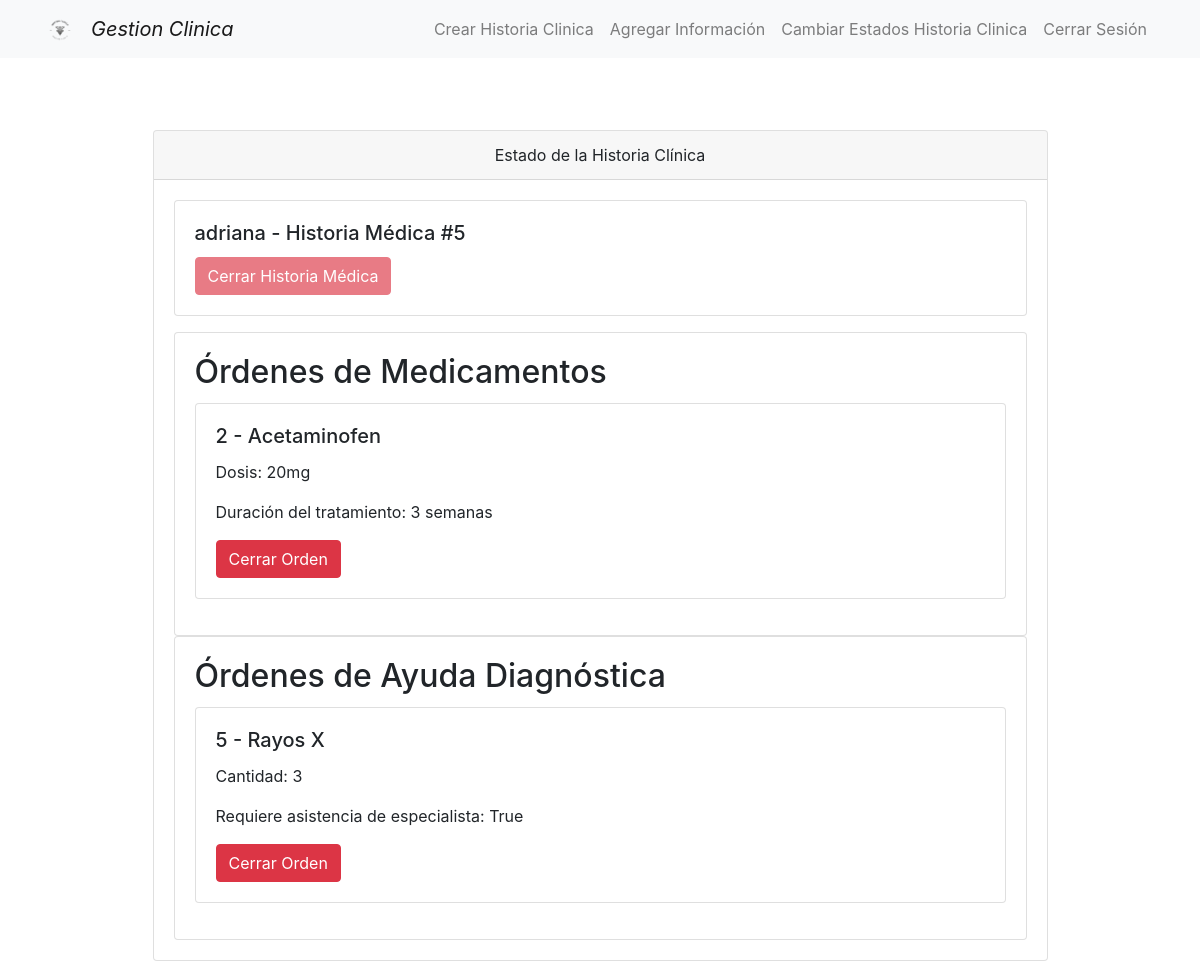
The page /home/medicos/estado_historia/5/ on the database as committed earlier.
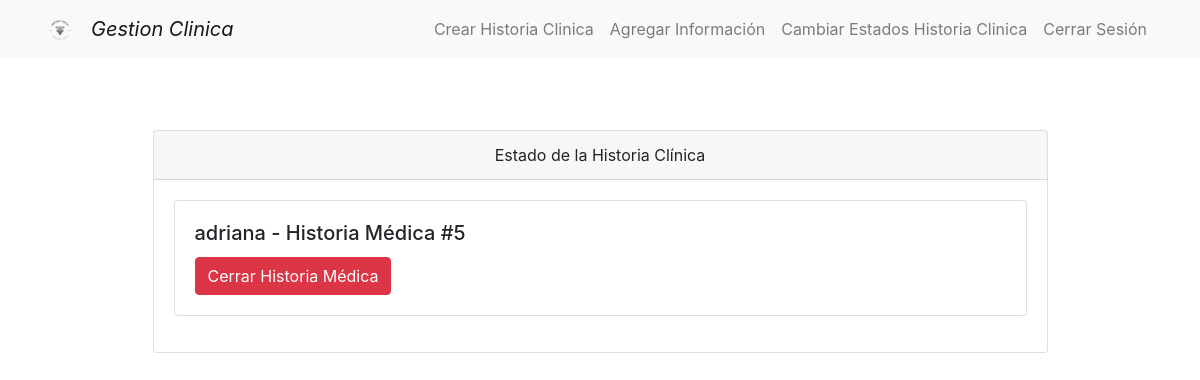
The same page on the database as committed later.
### personaladministrativo/models.py (models this page shows, shortened)
class Paciente(models.Model):
    numero_identificacion = models.CharField(max_length=10, unique=True)
    nombre_completo = models.CharField(max_length=200)
    fecha_nacimiento = models.DateField()
    genero = models.CharField(max_length=10)
    direccion = models.CharField(max_length=200)
    numero_telefono = models.CharField(max_length=10)
    correo_electronico = models.EmailField(blank=True, null=True)
    nombre_contacto_emergencia = models.CharField(max_length=200)
    relacion_contacto_emergencia = models.CharField(max_length=50)
    numero_telefono_emergencia = models.CharField(max_length=10)
    nombre_compania_seguro = models.CharField(max_length=100)
    numero_poliza_seguro = models.CharField(max_length=50)
    estado_poliza_seguro = models.BooleanField()
    copagos_acumulados = models.DecimalField(max_digits=10, decimal_places=2, default=0)

### medicos/models.py (models this page shows, shortened)
class HistoriaClinica(models.Model):
    fecha = models.DateField(default=timezone.now)
    medico = models.ForeignKey(Usuario, on_delete=models.CASCADE)  # Cédula del médico
    paciente = models.ForeignKey(Paciente, on_delete=models.CASCADE)  # Cédula del paciente
    motivo_consulta = models.TextField()
    sintomatologia = models.TextField()
    diagnostico = models.TextField()
    ordenes = models.ManyToManyField('Orden', related_name='historias_clinicas')
    cerrada = models.BooleanField(default=False)
    pagada = models.BooleanField(default=False)

class OrdenMedicamento(models.Model):
    orden = models.ForeignKey(Orden, on_delete=models.CASCADE, related_name='medicamentos')
    numero_item = models.PositiveIntegerField()  # Número de ítem dentro de la orden
    nombre_medicamento = models.CharField(max_length=200)
    dosis = models.CharField(max_length=50)
    duracion_tratamiento = models.CharField(max_length=50)
    costo = models.DecimalField(max_digits=10, decimal_places=2)
    cerrada = models.BooleanField(default=False)

class OrdenAyudaDiagnostica(models.Model):
    orden = models.ForeignKey(Orden, verbose_name=("Ayuda diagnostica"), on_delete=models.CASCADE)
    nombre_ayuda_diagnostica = models.CharField(max_length=200)
    cantidad = models.IntegerField(verbose_name="cantidad")
    requiere_asistencia_especialista = models.BooleanField()
    resultados = models.CharField(max_length=2000,blank=True)
    costo = models.DecimalField(max_digits=10, decimal_places=2,default=50000)
    cerrada = models.BooleanField(default=False)

### medicos/views.py (the view, shortened to what this page needs)
# urls.py: path('home/medicos/estado_historia/', views.buscar_estado_historia, name='buscar_estado_historia'),
def estado_historia(request, id_historia_medica):
    historia_clinica = HistoriaClinica.objects.get(id=id_historia_medica)
    paciente_nombre = historia_clinica.paciente.nombre_completo
    ordenes_medicamentos = historia_clinica.ordenes.filter(tipo_orden='medicamento', cerrada=False)
    ordenes_procedimientos = historia_clinica.ordenes.filter(tipo_orden='procedimiento', cerrada=False)
    ordenes_ayuda_diagnostica = historia_clinica.ordenes.filter(tipo_orden='ayuda_diagnostica', cerrada=False)
    detalles_ordenes_medicamentos = []
    for orden in ordenes_medicamentos:
        orden_medicamento = OrdenMedicamento.objects.get(orden=orden)
        detalle = {
            'id': orden.id,
            'nombre_medicamento': orden_medicamento.nombre_medicamento,
            'dosis': orden_medicamento.dosis,
            'duracion_tratamiento': orden_medicamento.duracion_tratamiento,
        }
        detalles_ordenes_medicamentos.append(detalle)
    detalles_ordenes_procedimientos = []
    detalles_ordenes_ayuda_diagnostica = []
    for orden in ordenes_ayuda_diagnostica:
        orden_ayuda_diagnostica = OrdenAyudaDiagnostica.objects.get(orden=orden)
        detalle = {
            'id': orden.id,
            'nombre_ayuda_diagnostica': orden_ayuda_diagnostica.nombre_ayuda_diagnostica,
            'cantidad': orden_ayuda_diagnostica.cantidad,
            'requiere_asistencia_especialista': orden_ayuda_diagnostica.requiere_asistencia_especialista,
        }
        detalles_ordenes_ayuda_diagnostica.append(detalle)
    return render(request, 'estado_historia_clinica.html', {
        'historia_clinica': historia_clinica,
        'paciente_nombre': paciente_nombre,
        'detalles_ordenes_medicamentos': detalles_ordenes_medicamentos,
        'detalles_ordenes_procedimientos': detalles_ordenes_procedimientos,
        'detalles_ordenes_ayuda_diagnostica': detalles_ordenes_ayuda_diagnostica,
    })

### medicos/templates/estado_historia_clinica.html (shortened to what this page needs)
{% extends "layouts/layout.html" %}
{% load static %}
{% block navbar %}
<li class="nav-item">
    <a class="nav-link" href={% url 'crear_historia_clinica' %}> Crear Historia Clinica </a>
</li>
<li class="nav-item">
    <a class="nav-link" href={% url 'agregar_ordenes' %}> Agregar Información </a>
</li>
<li class="nav-item">
    <a class="nav-link" href={% url 'buscar_estado_historia' %}> Cambiar Estados Historia Clinica </a>
</li>
<li class="nav-item">
    <a class="nav-link" href="{% url 'logout_view' %}"> Cerrar Sesión </a>
</li>
{% endblock %}
{% block content %}
<div class="container mt-4">
    <div class="row justify-content-center">
        <div class="col-md-10">
            <div class="card mt-5">
                <div class="card-header text-center">Estado de la Historia Clínica</div>
                <div class="card-body">
                    <div class="card mb-3">
                        <div class="card-body">
                            <h5 class="card-title">{{ paciente_nombre }} - Historia Médica #{{ historia_clinica.id }}</h5>
                            {% if not detalles_ordenes_medicamentos and not detalles_ordenes_procedimientos and not detalles_ordenes_ayuda_diagnostica %}
                                <a href="{% url 'cerrar_historia_clinica' historia_clinica.id%}" class="btn btn-danger float-end">Cerrar Historia Médica</a>
                            {% else %}
                                <button class="btn btn-danger float-end" disabled>Cerrar Historia Médica</button>
                            {% endif %}
                        </div>
                    </div>
                    {% if detalles_ordenes_medicamentos %}
                    <div class="card">
                        <div class="card-body">
                            <h2 class="card-title">Órdenes de Medicamentos</h2>
                            {% for orden_medicamento in detalles_ordenes_medicamentos %}
                                <div class="card mb-3">
                                    <div class="card-body">
                                        <h5 class="card-title">{{ orden_medicamento.id }} - {{ orden_medicamento.nombre_medicamento }}</h5>
                                        <p>Dosis: {{ orden_medicamento.dosis }}</p>
                                        <p>Duración del tratamiento: {{ orden_medicamento.duracion_tratamiento }}</p>
                                        <a href="{% url 'cerrar_orden' orden_medicamento.id %}" class="btn btn-danger">Cerrar Orden</a>
                                    </div>
                                </div>
                            {% endfor %}
                        </div>
                    </div>
                    {% endif %}
                    {% if detalles_ordenes_ayuda_diagnostica %}
                    <div class="card">
                        <div class="card-body">
                            <h2 class="card-title">Órdenes de Ayuda Diagnóstica</h2>
                            {% for orden_ayuda_diagnostica in detalles_ordenes_ayuda_diagnostica %}
                                <div class="card mb-3">
                                    <div class="card-body">
                                        <h5 class="card-title">{{ orden_ayuda_diagnostica.id }} - {{ orden_ayuda_diagnostica.nombre_ayuda_diagnostica }}</h5>
                                        <p>Cantidad: {{ orden_ayuda_diagnostica.cantidad }}</p>
                                        <p>Requiere asistencia de especialista: {{ orden_ayuda_diagnostica.requiere_asistencia_especialista }}</p>
                                        <a href="{% url 'cerrar_orden' orden_ayuda_diagnostica.id %}" class="btn btn-danger">Cerrar Orden</a>
                                    </div>
                                </div>
                            {% endfor %}
                        </div>
                    </div>
                    {% endif %}
                </div>
            </div>
        </div>
    </div>
</div>
{% endblock %}

### mainapp/templates/layouts/layout.html (shortened to what this page needs)
{% load static %}
<!DOCTYPE html>
<html lang="es">
<head>
    <link rel="stylesheet" href="https://stackpath.bootstrapcdn.com/bootstrap/4.5.0/css/bootstrap.min.css">
</head>
<body>
    <nav class="navbar navbar-expand-lg navbar-light bg-light">
        <div class="container">
            <a class="navbar-brand" href="">
                <img src="{% static 'images/logo.png' %}" alt="Gestion" height="30" width="30">
            </a>
            <div class="collapse navbar-collapse">
                <ul class="navbar-nav">
                    <li class="nav-item">
                        <a class="navbar-brand font-italic" href=''> Gestion Clinica </a>
                    </li>
                </ul>
                <ul class="navbar-nav ml-auto">
                    {% block navbar %}
                    {% endblock %}
                </ul>
            </div>
        </div>
    </nav>
    <div class="container mt-4">
        {% block content %}
        {% endblock %}
    </div>
</body>
</html>

Rows that differ between the two databases and show on the page:
no longer on this page (row edited): OrdenMedicamento: nombre_medicamento "Acetaminofen", dosis "20mg", duracion_tratamiento "3 semanas"
no longer on this page (row edited): OrdenAyudaDiagnostica: nombre_ayuda_diagnostica "Rayos X"
Other text that changed with them:
text no longer shown: "Órdenes de Medicamentos Órdenes de Ayuda Diagnóstica"
list line gone: "2 - Dosis: Duración del tratamiento: Cerrar Orden"
list line gone: "5 - Cantidad: 3 Requiere asistencia de especialista: True Cerrar Orden"
